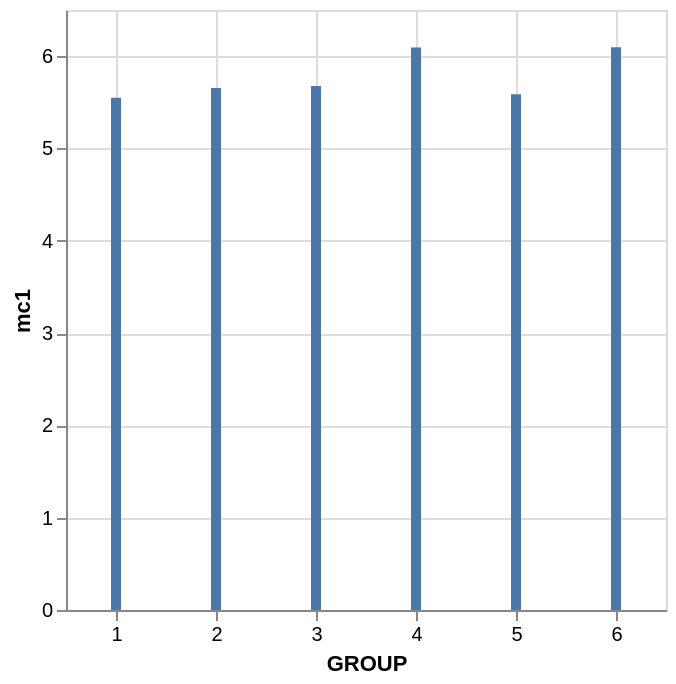

Source (notebook cell):
### Code cell
df.group_by("GROUP").agg(pl.col("mc1").mean()).sort(by="GROUP").plot.bar(
    x="GROUP", y="mc1"
)

### Figure 1 — Vega-Lite specification as saved in the notebook (floating-point values rounded to 4 significant figures)
{"config": {"view": {"continuousWidth": 300, "continuousHeight": 300}}, "data": {"name": "data-93adaceaf7c642f6e178630df8ba0515"}, "mark": {"type": "bar", "tooltip": true}, "encoding": {"x": {"field": "GROUP", "type": "quantitative"}, "y": {"field": "mc1", "type": "quantitative"}}, "params": [{"name": "param_1e9efca18e7a2868", "select": {"type": "interval", "encodings": ["x", "y"]}, "bind": "scales"}], "$schema": "https://vega.github.io/schema/vega-lite/v6.4.1.json", "datasets": {"data-93adaceaf7c642f6e178630df8ba0515": [{"GROUP": 1, "mc1": 5.548}, {"GROUP": 2, "mc1": 5.655}, {"GROUP": 3, "mc1": 5.677}, {"GROUP": 4, "mc1": 6.094}, {"GROUP": 5, "mc1": 5.586}, {"GROUP": 6, "mc1": 6.097}]}}
